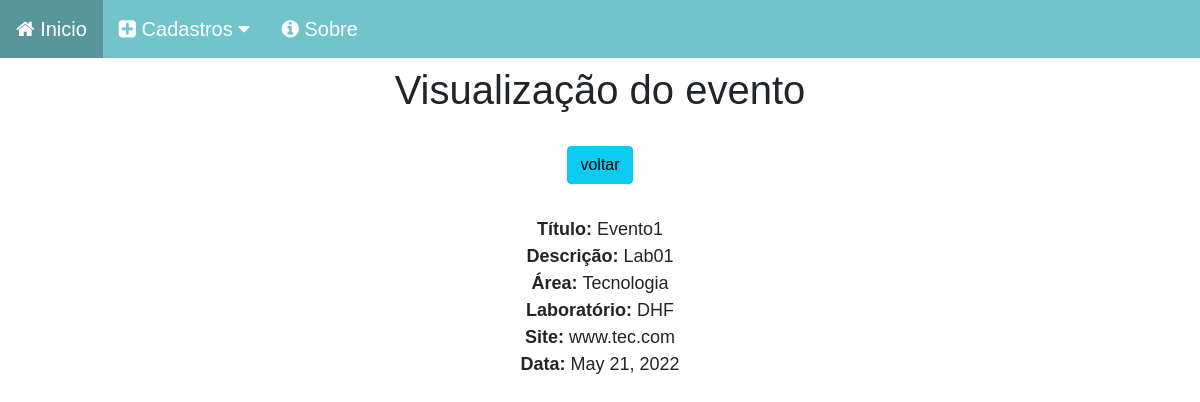
The page /evento/view/3 on the database its author committed.
### evento_app/models.py (models this page shows, shortened)
class Evento(models.Model):
    titulo = models.CharField(max_length=50)
    descricao = models.CharField(max_length=150)
    area = models.CharField(max_length=50)
    laboratorio = models.ForeignKey(Lab, on_delete=models.CASCADE,null=True, blank=True )
    site = models.CharField(max_length=150)
    data_sbm = models.DateField(auto_now_add=True)

### laboratorio_app/models.py (models this page shows)
class Lab(models.Model):
    descricao = models.CharField(max_length=60)
    nome = models.CharField(max_length=60)
    coordenador = models.ForeignKey(Membro,on_delete=models.SET_NULL, related_name='coordenador', null=True, blank=True)
    vice_coordenador = models.ForeignKey(Membro, on_delete=models.SET_NULL, related_name='vice_coordenador', null=True, blank=True)
    def __str__(self):
        return self.nome

### evento_app/views.py (the view)
# urls.py: path('view/<int:pk>', views.view, name='artView'),
def view(request,pk):
    data = {}
    data['evt'] = Evento.objects.get(pk=pk)
    return render(request, 'event_view.html', data)

### evento_app/templates/event_view.html (shortened to what this page needs)
{% load static %}
<!DOCTYPE html>
<html lang="pt-br">
<head>
    <link href="https://cdn.jsdelivr.net/npm/bootstrap@5.0.2/dist/css/bootstrap.min.css" rel="stylesheet">
    <link rel="stylesheet" href="{% static 'css/estilo.css' %}">
    <link rel="stylesheet" href="https://cdnjs.cloudflare.com/ajax/libs/font-awesome/4.7.0/css/font-awesome.min.css">
</head>
<body>
    <div class="navbar-css">
        <a href="/">
            <i class="fa fa-home" aria-hidden="true"></i>
            Inicio
        </a>
        <div class="dropdown-css">
          <button class="dropbtn-css">
            <i class="fa fa-plus-square" aria-hidden="true"></i>
            Cadastros
            <i class="fa fa-caret-down"></i>
          </button>
        </div>
        <a href="#">
            <i class="fa fa-info-circle" aria-hidden="true"></i>
            Sobre
        </a>
    </div>
    <div class='col-8 m-auto pt-2 pb-2 text-center'>
        <h1>Visualização do evento</h1>
    </div>
    <div class='col-8 m-auto pt-3 pb-2 text-center'>
        <a href="/evento/" class="btn btn-info">voltar</a>
    </div>
    <div class='col-8 m-auto pt-4 pb-2 text-center'>
        {% block dados %}
        <strong>Título: </strong>{{evt.titulo}}<br>
        <strong>Descrição: </strong>{{evt.descricao}}<br>
        <strong>Área: </strong>{{evt.area}}<br>
        <strong>Laboratório: </strong>{{evt.laboratorio}}<br>
        <strong>Site: </strong>{{evt.site}}<br>
        <strong>Data: </strong>{{evt.data_sbm}}<br>
        {% endblock dados %}
    </div>
</body>
</html>

### static/css/estilo.css (style rules this page uses)
* { margin: 0; padding: 0; box-sizing: border-box; }
body { font-family: Arial, Helvetica, sans-serif; font-size: 18px; }
.navbar-css { overflow: hidden; background-color: #70C4CA; }
.navbar-css a { float: left; font-size: 20px; color: white; text-align: center; padding: 14px 16px; text-decoration: none; }
.dropdown-css { float: left; overflow: hidden; }
.dropdown-css .dropbtn-css { font-size: 20px; border: none; outline: none; color: white; padding: 14px 16px; background-color: inherit; font-family: inherit; margin: 0; }

### rows shown on the page
Evento: titulo "Evento1", descricao "Lab01", area "Tecnologia", laboratorio "DHF", site "www.tec.com", data_sbm "May 21, 2022"
